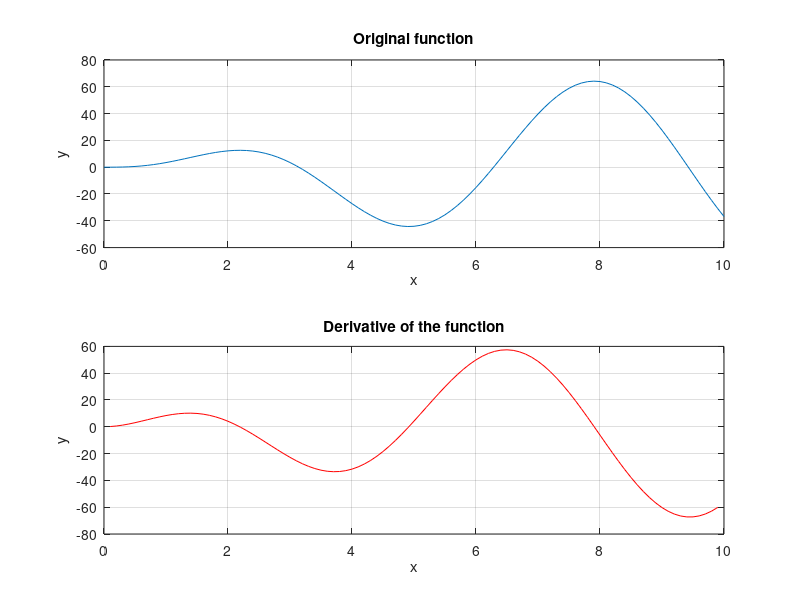

This chart was generated by the following MATLAB code:
% Derivative of a function
% Set up an x array from 0 to 10 with increments of 0.1
x = 0:0.1:10;
y = 5*x.^2.*exp(-0.2*x).*sin(x);
% Find the central difference estimate of the derivative
n = length(x);
der = (y(3:n)-y(1:n-2))./(x(3:n)-x(1:n-2));
% Plot the original function
subplot(2,1,1)
plot(x,y)
xlabel('x')
ylabel('y')
grid on
title('Original function')
subplot(2,1,2)
plot(x(2:n-1),der,Color='r')
grid on
title('Derivative of the function')
xlabel('x')
ylabel('y')